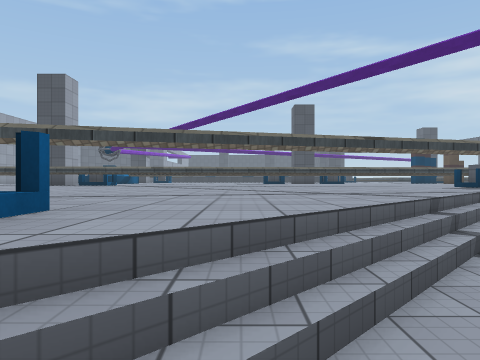
view 1 (above)

24 first-person views from a walk through a scene from a Unity 3-D project. The camera is 1.4 m above the floor, looks level and sees 70° across. The floor is counted in squares, 2 m on a side. Each view is taken from the middle of a square. On the plan, view 1 faces up. The plan holds only what a view shows up to about 11 squares ahead; the rest is blank. The place goes on beyond the plan. Surface patterns are stand-ins for the level's own textures.

view 2
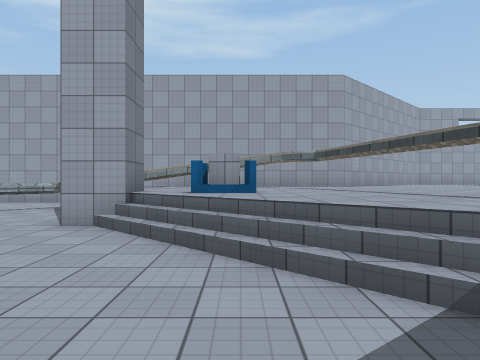

view 3
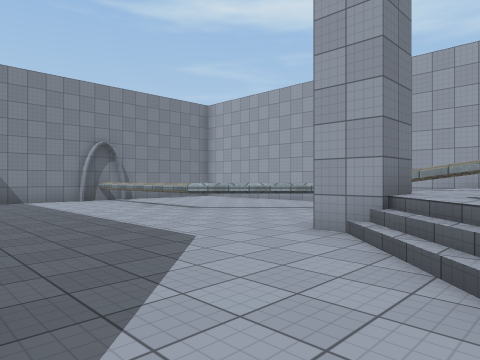

view 4
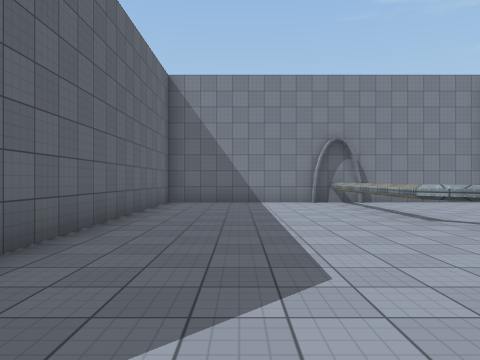

view 5
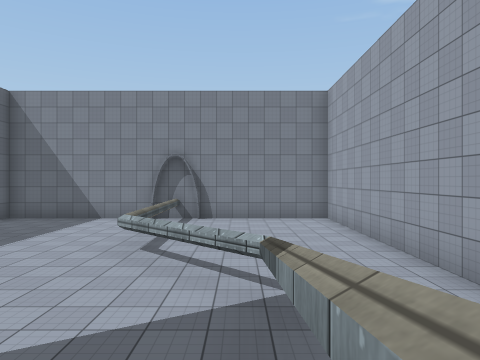

view 6
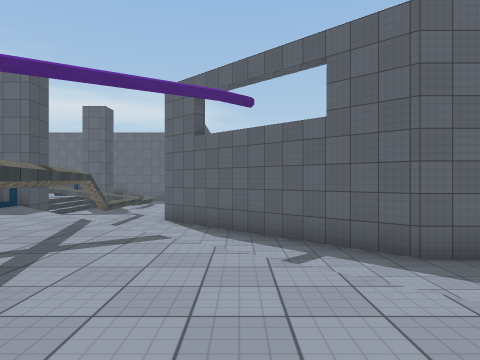

view 7
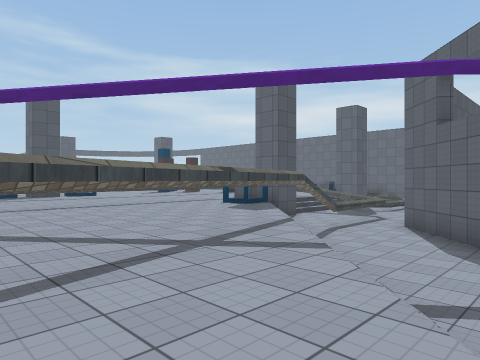

view 8
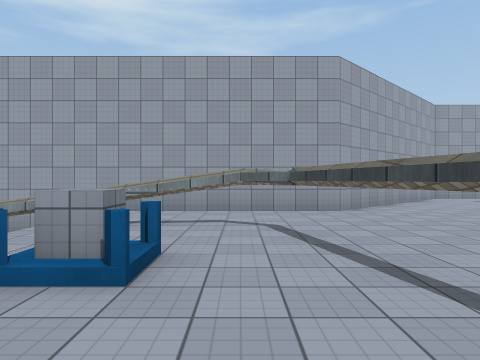

view 9
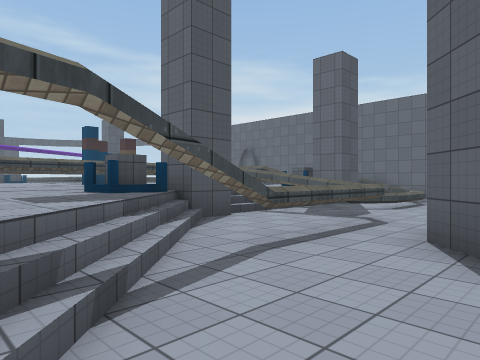

view 10
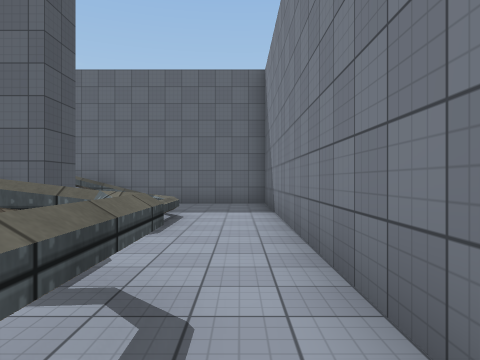

view 11
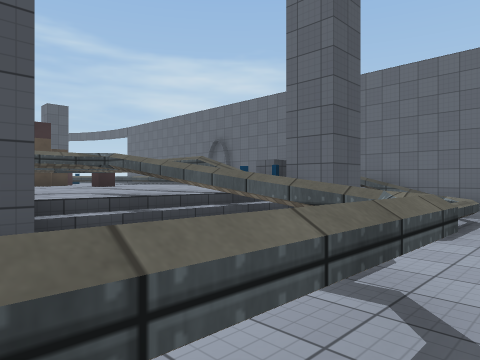

view 12
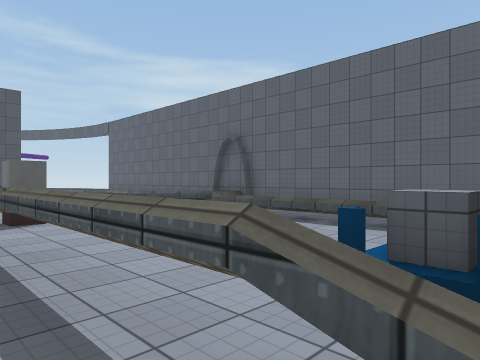

view 13
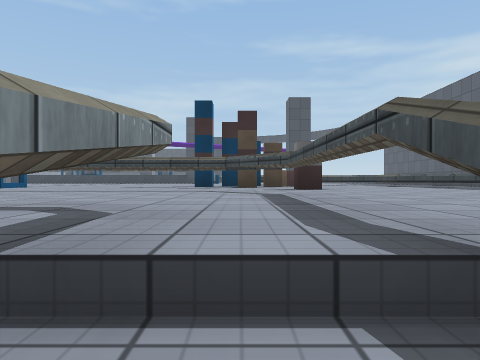

view 14
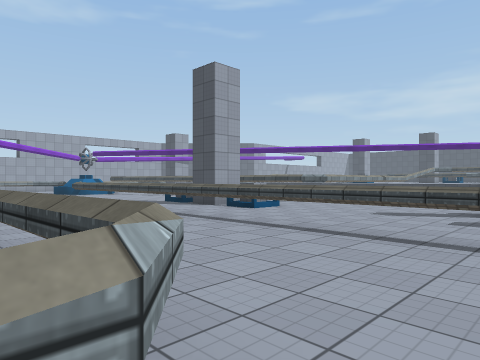

view 15
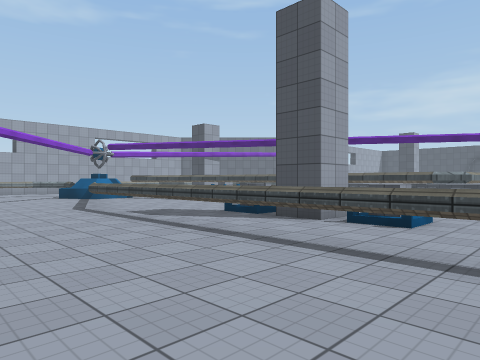

view 16
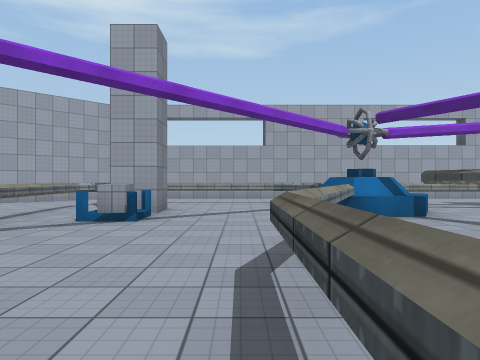

view 17
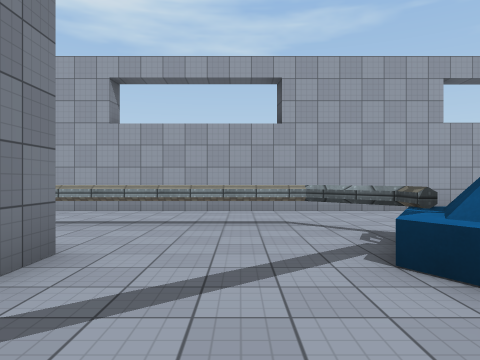

view 18
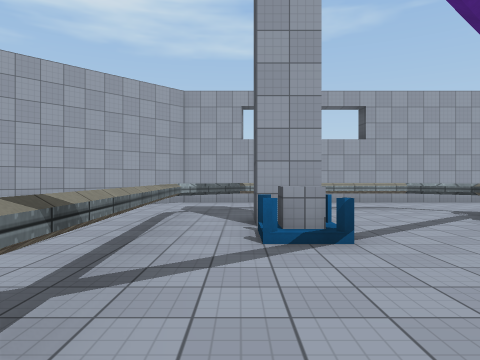

view 19
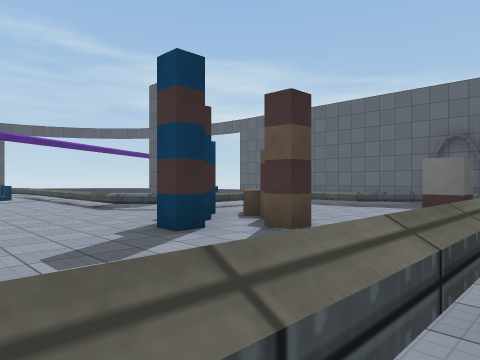

view 20
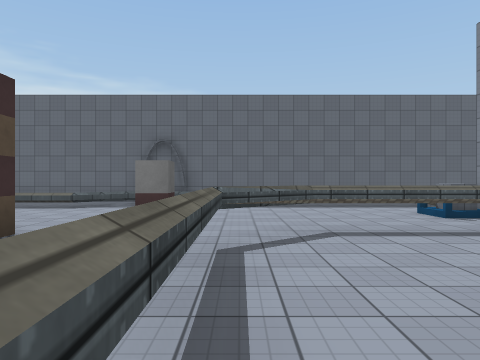

view 21
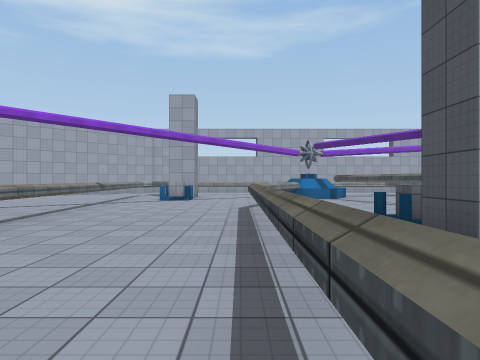

view 22
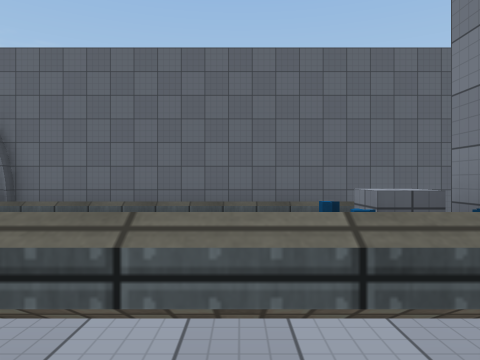

view 23
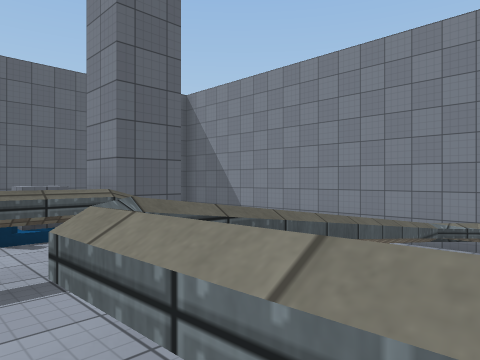

view 24
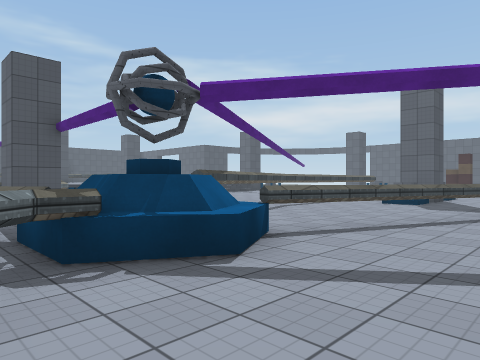

### Floor plan
Key: @ floor where view 1 was taken; # wall or solid block; x gap in a wall; . main floor; - floor 1 m lower than the main floor; / step, stairs or slope; ^ raised ledge; O other object.
Columns run from 12 left of view 1 to 19 right of it. Each row starts with its distance up from view 1.
 19 #^  ^^^^^^^^^^   ^^^^^O^O^^^^^^
 18 #^^^^#^^^^^^^OO##O^^^^^O^^^^^^^
 17 #^^^^^^^^^^^^OO^^O^^^^^^^^^^^^#
 16 #^^#.....^^^^^^^^^^^^^^^OO^^^  #
 15 #^^....................^^^^^^. #
 14 #^^.....................^^^^^. #
 13 #^^..#.O................^^^^^. #
 12 #^^#....................^^^^^. #
 11 #^^^#..^^^^^^^^^^^^^^^^.^OO^^. #
 10 #^^^^^^^^^^^^^^^^^OO#^^/^^# ^//#
  9  #^^^^^^^^^^^^^^^^OO#^^-^^# ^  #
  8   #^^^^^^^^^^^^^^^^^^^^-^^^^^- #
  7    #^^^^^^^^^^^^^^^^^^^--------#
  6     #^^^^^^^^^^^^##------------#
  5      #^^^^#^^^.//---############
  4      #^^^^....//---##
  3      #^x.....//---##
  2      #^...O.//---##
  1      #^^...//---##
  0      #^^//#/@---#
 -1      # x--------#
 -2      #^^--------#
 -3      #^^^-------#
 -4      #^^^^------#
 -5      #^^^^^-----#
 -6      #^^^^^-----#
 -7      #^^^^^-----#
 -8      #^^^^^-----#
 -9      #^^^^^-----#
-10      ############

Positions as (right, up) in squares from view 1, and headings:
1: (0, 0), facing up
2: (4, 2), facing left
3: (3, 2), facing down-left
4: (1, 1), facing down
5: (-4, 1), facing down
6: (-2, 3), facing right
7: (-1, 2), facing up-right
8: (1, 3), facing left
9: (4, 4), facing up-right
10: (8, 6), facing right
11: (8, 6), facing up-right
12: (11, 10), facing up-right
13: (11, 9), facing up
14: (11, 11), facing up-left
15: (7, 12), facing up-left
16: (1, 15), facing left
17: (-4, 15), facing left
18: (-1, 12), facing left
19: (7, 15), facing up-right
20: (7, 15), facing right
21: (7, 15), facing left
22: (11, 12), facing right
23: (9, 12), facing down-right
24: (-9, 14), facing up-right
